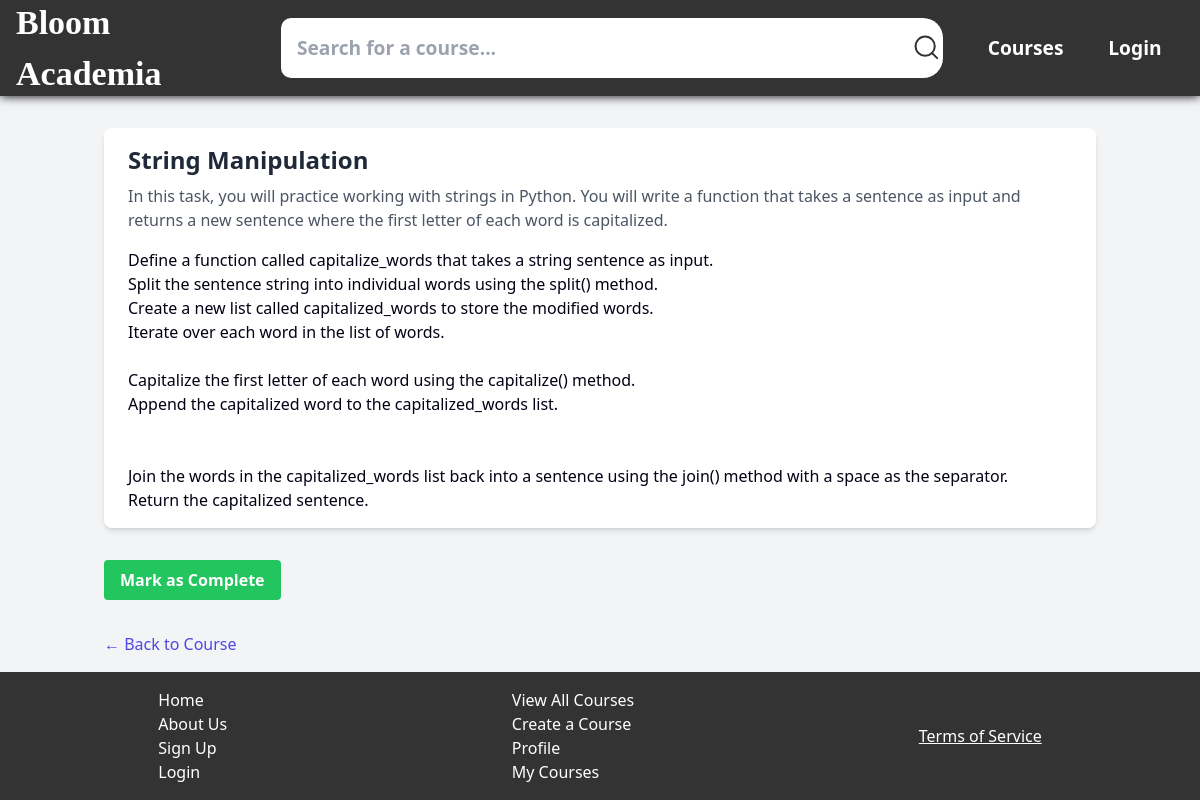
The app's page /courses/4/tasks/3 (signed in) with its own data.
### tables this page shows
CREATE TABLE course_tasks (tid INTEGER PRIMARY KEY AUTOINCREMENT, cid INTEGER REFERENCES courses(cid), task_title TEXT, task_description TEXT, task_content TEXT, completed INTEGER);

### app.py (the view)
@app.route('/courses/<int:cid>/tasks/<int:tid>', methods=['GET', 'POST'])
def view_task(cid, tid):
    if not session:
        return redirect(url_for('login'))
    user_id = session['user_id']
    with db.connect(db_path) as conn:
        task = db.get_task(conn, tid)
        course = db.get_course(conn, cid)
        is_completed = db.is_task_completed(conn, user_id, cid, tid)
    if request.method == 'POST':
        db.mark_task_as_complete(conn, user_id, cid, tid)
        return redirect(url_for('view_course', cid=cid))
    return render_template('course-pages/task.html', task=task, course=course, is_completed=is_completed, cid=cid, tid=tid)

### modules/db_functions.py (called while the page is built)
def connect(db_path):
    return sqlite3.connect(db_path)

def get_course(conn, cid):
    c = conn.cursor()
    c.execute("SELECT cname, description, course_image, cid, uid FROM courses WHERE cid = ?", (cid,))
    return c.fetchone()

def get_task(conn, tid):
    c = conn.cursor()
    c.execute("SELECT tid, task_title, task_description, task_content FROM course_tasks WHERE tid = ?", (tid,))
    return c.fetchone()

def is_task_completed(conn, user_id, course_id, task_id):
    c = conn.cursor()
    c.execute("""
    SELECT COUNT(*) FROM completed_tasks
    WHERE user_id = ? AND course_id = ? AND task_id = ?
    """, (user_id, course_id, task_id))
    return c.fetchone()[0] > 0

### templates/course-pages/task.html (shortened to what this page needs)
<!DOCTYPE html>
<html lang="en">
<head>
    <link rel="stylesheet" href="{{ url_for('static', filename='css/style.css') }}">
    <script src="https://cdn.tailwindcss.com"></script>
</head>
<body class="bg-gray-100 font-sans">
    <header>
        <a href="{{ url_for('home') }}"><h1>Bloom Academia</h1></a>
        <nav>
            <form id="search-bar" class="nav-item" method="POST" action="{{ url_for('search_course') }}">
                <input id="search-bar-input" class="text-black" type="text" name="search-bar-input" placeholder="Search for a course...">
                <button id="search-bar-btn" type="submit" name="search-bar-btn">
                </button>
            </form>
            <a class="nav-item" href="{{ url_for('list_courses') }}">Courses</a>
            {% if name %}
                <a class="nav-item" href="{{ url_for('profile') }}">Account</a>
            {% else %}
                <a class="nav-item" href="{{ 'login' }}">Login</a>
            {% endif %}
        </nav>
    </header>
    <main class="container mx-auto px-4 py-8">
        <div class="bg-white shadow-md rounded-lg overflow-hidden">
            <div class="px-6 py-4">
                <h2 class="text-2xl font-bold text-gray-800 mb-2">{{ task[1] }}</h2>
                <p class="text-gray-600 mb-4">{{ task[2] }}</p>
                <div class="prose max-w-none">
                    {{ task[3]|safe }}
                </div>
            </div>
        </div>
        <div class="mt-8">
            {% if is_completed %}
                <p class="text-green-600 font-bold">You have completed this task!</p>
            {% else %}
                <form action="{{ url_for('view_task', cid=cid, tid=tid) }}" method="post">
                    <button type="submit" class="bg-green-500 hover:bg-green-600 text-white font-bold py-2 px-4 rounded">
                        Mark as Complete
                    </button>
                </form>
            {% endif %}
        </div>
        <a href="{{ url_for('view_course', cid=cid) }}" class="inline-block mt-8 text-indigo-600 hover:text-indigo-800">
            &larr; Back to Course
        </a>
    </main>
    <footer class="w-full absolute bottom-0">
        <li id="footer-l1" class="footer-item">
            <a href="{{ url_for('home') }}">Home</a>
            <a href="{{ url_for('about') }}">About Us</a>
            <a href="{{ url_for('register') }}">Sign Up</a>
            <a href="{{ url_for('login') }}">Login</a>
        </li>
        <li id="footer-l2" class="footer-item">
            <a href="#">View All Courses</a>
            <a href="{{ url_for('create_course') }}">Create a Course</a>
            <a href="{{ url_for('profile') }}">Profile</a>
            <a href="{{ url_for('profile') }}">My Courses</a>
        </li>
        <li id="footer-l4" class="footer-item">
            <button id="tos-btn" onclick="showTOS()">Terms of Service</button>
        </li>
    </footer>
</body>
</html>

### static/css/style.css (style rules this page uses)
* { padding: 0; margin: 0; box-sizing: border-box; }
a { text-decoration: none; }
html, body { height: 100%; width: 100%; }
body { background-color: var(--bg); color: var(--text); background-image: url("root/static/images/wave-haikei.png"); color: #020113; font-family: 'Segoe UI', Tahoma, Geneva, Verdana, sans-serif; }
p { color: black; }
header { height: 10%; width: 100%; display: flex; align-items: center; justify-content: space-around; padding: 3rem 1rem; box-shadow: 0 0 10px 0 black; background-color: #333333; }
header h1 { font-size: 2.125rem !important; font-weight: 600 !important; }
nav { display: flex; flex-direction: row; align-items: center; justify-content: space-evenly; }
nav a { color: var(--secondary); }
nav .nav-item { margin: 0 1.4rem; color: white; font-weight: bold; font-size: larger; }
#search-bar { display: flex; flex-direction: row; }
#search-bar-input { padding: 1rem; padding-right: 20rem; border: none; border-radius: 10px 0 0 10px; background-color: #ffffff; }
#search-bar-btn { display: flex; align-items: center; border: none; border-radius: 0 20px 20px 0; background-color: #ffffff; transition: 0.5s; cursor: pointer; }
h1 { color: white; font-family: ui-monospace; }
footer { display: flex; align-items: center; justify-content: space-around; padding: 1rem; background-color: #333333; color: white; }
footer .footer-item { display: flex; flex-direction: column; }
footer .footer-item a { color: white; }
#tos-btn { border: none; background: none; color: white; text-decoration: underline; cursor: pointer; }

### records on screen
course_tasks: task_title "String Manipulation", task_description "In this task, you will practice working with strings in Python. You will write a function that takes a sentence as input and returns a new sentence where the first letter of each word is capitalized.", task_content "Define a function called capitalize_words that takes a string sentence as input. Split the sentence string into individual words using the split() method. Create a new list called capitalized_words to store the modified words. Iterate over each word in the list of words. Capitalize the first letter of each word using the capitalize() method. Append the capitalized word to the capitalized_words list. Join the words in the capitalized_words list back into a sentence using the join() method with a space as the separator. Return the capitalized sentence."
